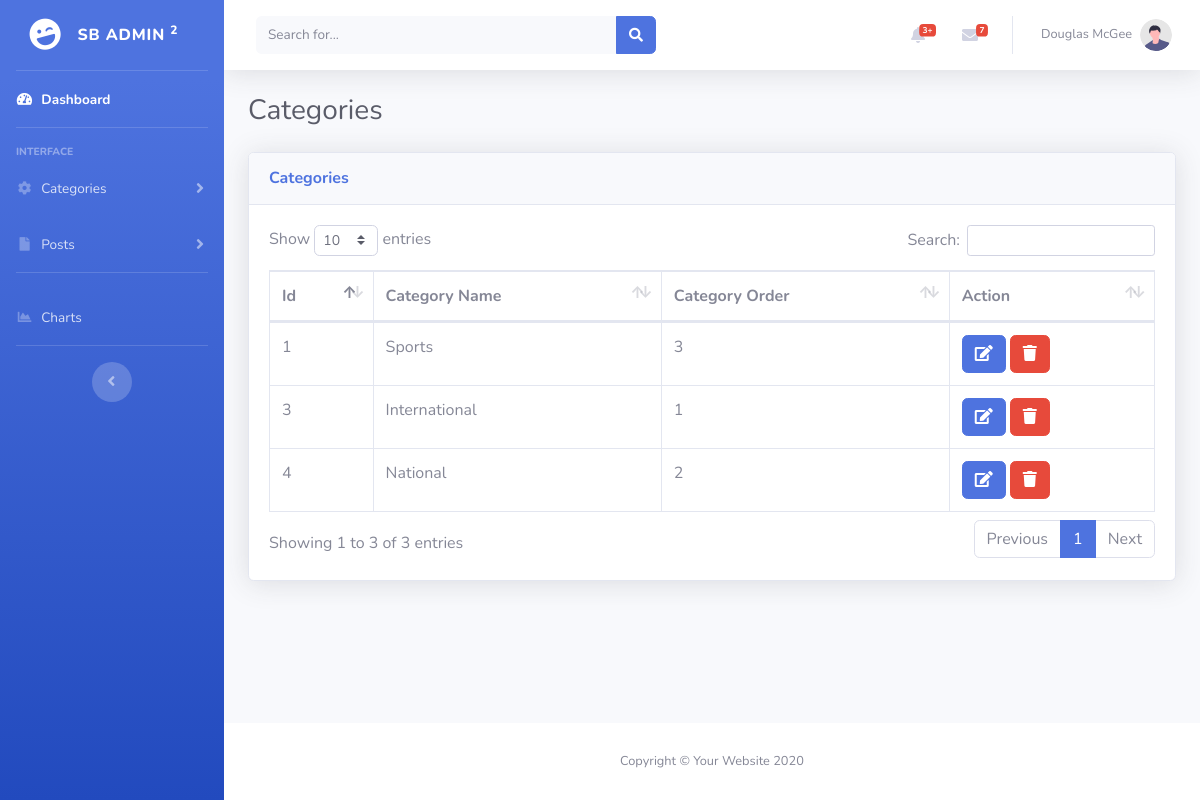
Page /blogger/blogger/admin/categories.php (signed in) on the committed database.
### tables this page shows
CREATE TABLE `categories` (
  `id` int(11) NOT NULL,
  `cat_name` varchar(255) NOT NULL,
  `cat_order` varchar(255) NOT NULL
);

### blogger/blogger/admin/categories.php (the view, shortened to what this page needs)
<?php include 'includes/header.php'; ?>
    <div class="container-fluid">
        <h1 class="h3 mb-4 text-gray-800">Categories</h1>
    <div class="card shadow mb-4">
        <div class="card-header py-3">
            <h6 class="m-0 font-weight-bold text-primary">Categories</h6>
        </div>
        <div class="card-body">
            <div class="table-responsive">
                <table class="table table-bordered" id="dataTable" width="100%" cellspacing="0">
                    <thead>
                        <tr>
                            <th>Id</th>
                            <th>Category Name</th>
                            <th>Category Order</th>
                            <th>Action</th>
                        </tr>
                    </thead>
                    <tbody>
                        <?php
                        $sql = "SELECT * FROM categories";
                        $result = mysqli_query($conn, $sql);
                        if (mysqli_num_rows($result) > 0) {
                            while ($row = mysqli_fetch_assoc($result)) {
                        ?>
                        <tr>
                            <td><?php echo $row['id']; ?></td>
                            <td><?php echo $row['cat_name']; ?></td>
                            <td><?php echo $row['cat_order']; ?></td>
                            <td>
                                <a href="edit-category.php?id=<?php echo $row['id']; ?>" class="btn btn-primary"><i class="fas fa-edit"></i></a>
                                <a href="delete-category.php?id=<?php echo $row['id']; ?>" class="btn btn-danger"><i class="fa fa-trash" aria-hidden="true"></i></a>
                            </td>
                        </tr>
                        <?php
                            }
                        }
                        ?>
                    </tbody>
                </table>
            </div>
        </div>
    </div>
    </div>
</div>
<?php include 'includes/footer.php'; ?>

### rows in the picture
categories: id "1", cat_name "Sports", cat_order "3"
categories: id "3", cat_name "International", cat_order "1"
categories: id "4", cat_name "National", cat_order "2"
